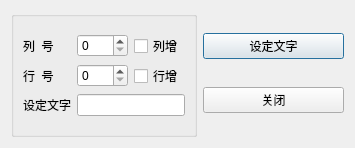
<?xml version="1.0" encoding="UTF-8"?>
<ui version="4.0">
 <class>QWDialogHeaders</class>
 <widget class="QDialog" name="QWDialogHeaders">
  <property name="geometry">
   <rect>
    <x>0</x>
    <y>0</y>
    <width>355</width>
    <height>148</height>
   </rect>
  </property>
  <property name="windowTitle">
   <string>Dialog</string>
  </property>
  <layout class="QHBoxLayout" name="horizontalLayout_2">
   <item>
    <layout class="QHBoxLayout" name="horizontalLayout">
     <item>
      <widget class="QGroupBox" name="groupBox">
       <property name="title">
        <string/>
       </property>
       <layout class="QVBoxLayout" name="verticalLayout">
        <item>
         <layout class="QGridLayout" name="gridLayout">
          <item row="0" column="0">
           <widget class="QLabel" name="label">
            <property name="text">
             <string>列  号</string>
            </property>
           </widget>
          </item>
          <item row="0" column="1">
           <widget class="QSpinBox" name="spinBoxRow"/>
          </item>
          <item row="0" column="2">
           <widget class="QCheckBox" name="checkBoxRow">
            <property name="text">
             <string>列增</string>
            </property>
           </widget>
          </item>
          <item row="1" column="0">
           <widget class="QLabel" name="label_2">
            <property name="text">
             <string>行  号</string>
            </property>
           </widget>
          </item>
          <item row="1" column="1">
           <widget class="QSpinBox" name="spinBoxColumn"/>
          </item>
          <item row="1" column="2">
           <widget class="QCheckBox" name="checkBoxCol">
            <property name="text">
             <string>行增</string>
            </property>
           </widget>
          </item>
          <item row="2" column="0">
           <widget class="QLabel" name="label_3">
            <property name="text">
             <string>设定文字</string>
            </property>
           </widget>
          </item>
          <item row="2" column="1" colspan="2">
           <widget class="QLineEdit" name="lineEdit"/>
          </item>
         </layout>
        </item>
       </layout>
      </widget>
     </item>
     <item>
      <layout class="QVBoxLayout" name="verticalLayout_2">
       <item>
        <widget class="QPushButton" name="btnOK">
         <property name="text">
          <string>设定文字</string>
         </property>
         <property name="icon">
          <iconset resource="res.qrc">
           <normaloff>:/image/images/setText.png</normaloff>:/image/images/setText.png</iconset>
         </property>
        </widget>
       </item>
       <item>
        <widget class="QPushButton" name="btnClose">
         <property name="text">
          <string>关闭</string>
         </property>
         <property name="icon">
          <iconset resource="res.qrc">
           <normaloff>:/image/images/close.png</normaloff>:/image/images/close.png</iconset>
         </property>
        </widget>
       </item>
      </layout>
     </item>
    </layout>
   </item>
  </layout>
 </widget>
 <resources>
  <include location="res.qrc"/>
 </resources>
 <connections>
  <connection>
   <sender>btnOK</sender>
   <signal>clicked()</signal>
   <receiver>QWDialogHeaders</receiver>
   <slot>accept()</slot>
   <hints>
    <hint type="sourcelabel">
     <x>295</x>
     <y>46</y>
    </hint>
    <hint type="destinationlabel">
     <x>177</x>
     <y>73</y>
    </hint>
   </hints>
  </connection>
  <connection>
   <sender>btnClose</sender>
   <signal>clicked()</signal>
   <receiver>QWDialogHeaders</receiver>
   <slot>reject()</slot>
   <hints>
    <hint type="sourcelabel">
     <x>295</x>
     <y>101</y>
    </hint>
    <hint type="destinationlabel">
     <x>177</x>
     <y>73</y>
    </hint>
   </hints>
  </connection>
 </connections>
</ui>
